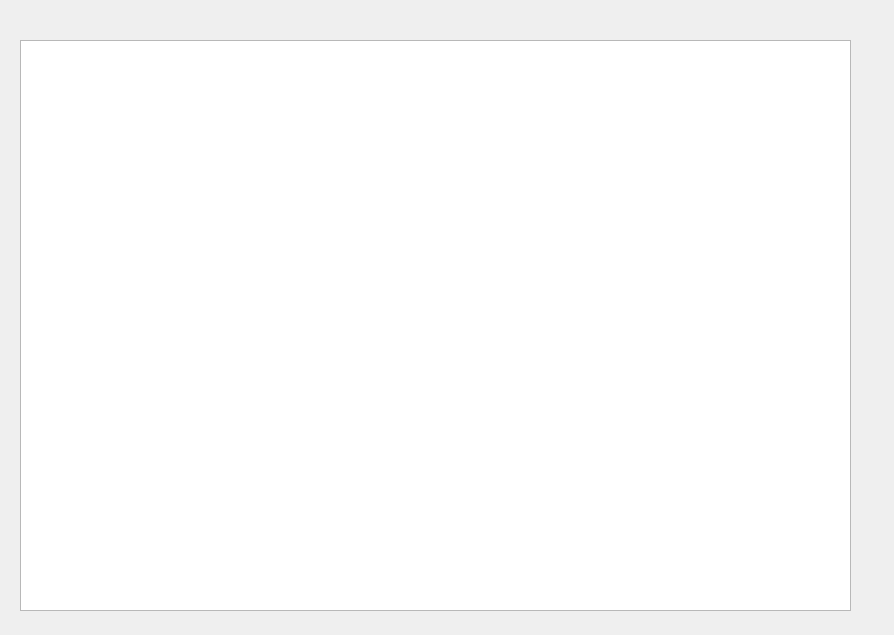
<?xml version="1.0" encoding="UTF-8"?>
<ui version="4.0">
 <class>MainWindow</class>
 <widget class="QMainWindow" name="MainWindow">
  <property name="geometry">
   <rect>
    <x>0</x>
    <y>0</y>
    <width>894</width>
    <height>635</height>
   </rect>
  </property>
  <property name="windowTitle">
   <string>mainwindow</string>
  </property>
  <widget class="QWidget" name="centralwidget">
   <widget class="QChartView" name="chartView">
    <property name="geometry">
     <rect>
      <x>20</x>
      <y>40</y>
      <width>831</width>
      <height>571</height>
     </rect>
    </property>
   </widget>
  </widget>
 </widget>
 <customwidgets>
  <customwidget>
   <class>QChartView</class>
   <extends>QGraphicsView</extends>
   <header location="global">qchartview.h</header>
  </customwidget>
 </customwidgets>
 <resources/>
 <connections/>
</ui>
